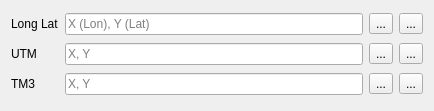
<?xml version="1.0" encoding="UTF-8"?>
<ui version="4.0">
 <class>Dialog</class>
 <widget class="QDialog" name="Dialog">
  <property name="geometry">
   <rect>
    <x>0</x>
    <y>0</y>
    <width>434</width>
    <height>111</height>
   </rect>
  </property>
  <property name="windowTitle">
   <string>Transformasi Koordinat</string>
  </property>
  <layout class="QGridLayout" name="gridLayout">
   <item row="1" column="3">
    <widget class="QToolButton" name="utm_convert_button">
     <property name="text">
      <string>...</string>
     </property>
    </widget>
   </item>
   <item row="0" column="1">
    <widget class="QLineEdit" name="latlong_lineedit">
     <property name="placeholderText">
      <string>X (Lon), Y (Lat)</string>
     </property>
    </widget>
   </item>
   <item row="0" column="2">
    <widget class="QToolButton" name="latlong_copy_button">
     <property name="text">
      <string>...</string>
     </property>
    </widget>
   </item>
   <item row="2" column="2">
    <widget class="QToolButton" name="tm3_copy_button">
     <property name="text">
      <string>...</string>
     </property>
    </widget>
   </item>
   <item row="1" column="0">
    <widget class="QLabel" name="utm_label">
     <property name="text">
      <string>UTM</string>
     </property>
    </widget>
   </item>
   <item row="1" column="1">
    <widget class="QLineEdit" name="utm_lineedit">
     <property name="text">
      <string/>
     </property>
     <property name="placeholderText">
      <string>X, Y</string>
     </property>
    </widget>
   </item>
   <item row="1" column="2">
    <widget class="QToolButton" name="utm_copy_button">
     <property name="text">
      <string>...</string>
     </property>
    </widget>
   </item>
   <item row="0" column="0">
    <widget class="QLabel" name="latlong_label">
     <property name="text">
      <string>Long Lat</string>
     </property>
    </widget>
   </item>
   <item row="0" column="3">
    <widget class="QToolButton" name="latlong_convert_button">
     <property name="text">
      <string>...</string>
     </property>
    </widget>
   </item>
   <item row="2" column="0">
    <widget class="QLabel" name="tm3_label">
     <property name="text">
      <string>TM3</string>
     </property>
    </widget>
   </item>
   <item row="2" column="1">
    <widget class="QLineEdit" name="tm3_lineedit">
     <property name="placeholderText">
      <string>X, Y</string>
     </property>
    </widget>
   </item>
   <item row="2" column="3">
    <widget class="QToolButton" name="tm3_convert_button">
     <property name="text">
      <string>...</string>
     </property>
    </widget>
   </item>
  </layout>
 </widget>
 <resources/>
 <connections/>
</ui>
